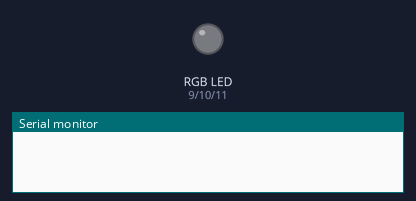
Recording of a sketch running on a simulated Arduino Uno, built with avr-gcc and run on an emulated ATmega328P. Shown: an RGB LED mixed from three pins (HIGH = lit), the last lines printed to the serial monitor.

Above: at 0.1 s.
At 25.1 s:
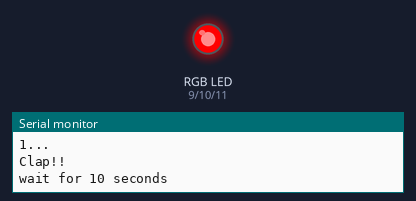
At 57.1 s:
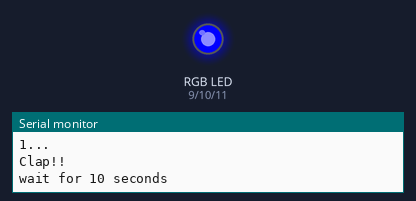
At 82.1 s:
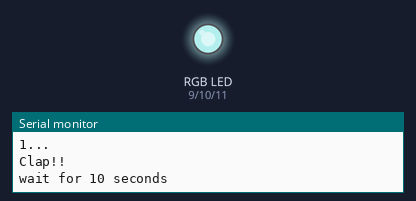
At 114.1 s:
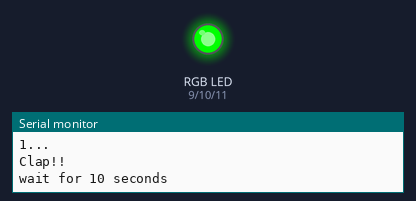
Timing chart, 0 to 115.6 s (numbered marks = the images above):
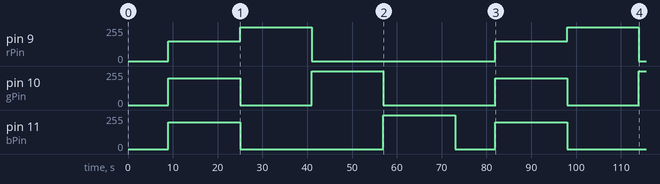

Measured:
- by itself, pin 10 (gPin): 0/255 → 200/255 at 9.0 s, → 0/255 16.0 s later, → 255/255 16.0 s later, → 0/255 16.0 s later, … (7 changes in this stretch)
- by itself, pin 11 (bPin): 0/255 → 200/255 at 9.0 s, → 0/255 16.0 s later, → 255/255 32.0 s later, → 0/255 16.0 s later, … (6 changes in this stretch)
- by itself, pin 9 (rPin): 0/255 → 150/255 at 9.0 s, → 255/255 16.0 s later, → 0/255 16.0 s later, → 150/255 41.0 s later, … (6 changes in this stretch)

The sketch:

fake_code_soundsensor.ino
```cpp
const int rPin = 9;
const int gPin = 10;
const int bPin = 11;
void RGBLight(int r, int g, int b)
{
    analogWrite(rPin, r);
    analogWrite(gPin, g);
    analogWrite(bPin, b);
}

void setup() {
  // put your setup code here, to run once:
  pinMode(rPin, OUTPUT);
  pinMode(gPin, OUTPUT);
  pinMode(bPin, OUTPUT);
  Serial.begin(9600);
}

void loop() {
  // put your main code here, to run repeatedly:
  delay(3000);
  Serial.println("Clap in 5...");
  delay(1000);
  Serial.println("4...");
  delay(1000);
  Serial.println("3...");
  delay(1000);
  Serial.println("2...");
  delay(1000);
  Serial.println("1...");
  delay(1000);
  Serial.println("Clap!!");
  delay(1000);
  RGBLight(150, 200, 200);
  Serial.println("wait for 10 seconds");
  delay(10000);
  Serial.println("Clap in 5...");
  delay(1000);
  Serial.println("4...");
  delay(1000);
  Serial.println("3...");
  delay(1000);
  Serial.println("2...");
  delay(1000);
  Serial.println("1...");
  delay(1000);
  Serial.println("Clap!!");
  delay(1000);
  RGBLight(255, 0, 0);
  Serial.println("wait for 10 seconds");
  delay(10000);
  Serial.println("Clap in 5...");
  delay(1000);
  Serial.println("4...");
  delay(1000);
  Serial.println("3...");
  delay(1000);
  Serial.println("2...");
  delay(1000);
  Serial.println("1...");
  delay(1000);
  Serial.println("Clap!!");
  delay(1000);
  RGBLight(0, 255, 0);
  Serial.println("wait for 10 seconds");
  delay(10000);
  Serial.println("Clap in 5...");
  delay(1000);
  Serial.println("4...");
  delay(1000);
  Serial.println("3...");
  delay(1000);
  Serial.println("2...");
  delay(1000);
  Serial.println("1...");
  delay(1000);
  Serial.println("Clap!!");
  delay(1000);
  RGBLight(0, 0, 255);
  Serial.println("wait for 10 seconds");
  delay(10000);
  Serial.println("Clap in 5...");
  delay(1000);
  Serial.println("4...");
  delay(1000);
  Serial.println("3...");
  delay(1000);
  Serial.println("2...");
  delay(1000);
  Serial.println("1...");
  delay(1000);
  Serial.println("Clap!!");
  delay(1000);
  RGBLight(0, 0, 0);
}
```
